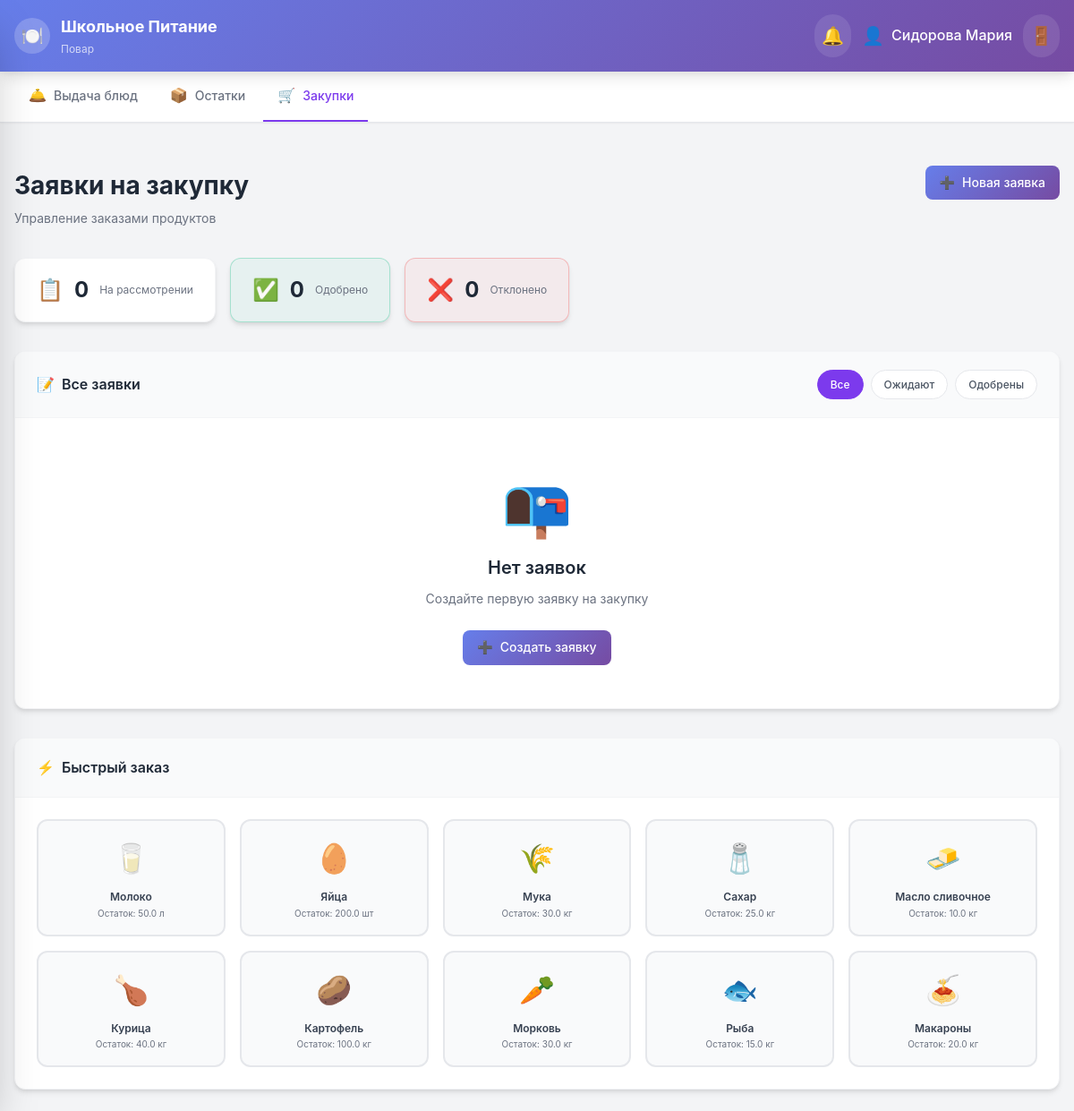
The app's page /cook/purchase (signed in) with its own data.
### app.py (models this page shows)
class User(UserMixin, db.Model):
    id = db.Column(db.Integer, primary_key=True)
    email = db.Column(db.String(120), unique=True, nullable=False)
    password_hash = db.Column(db.String(256), nullable=False)
    name = db.Column(db.String(100), nullable=False)
    role = db.Column(db.String(20), nullable=False, default='student')
    student_class = db.Column(db.String(10))
    balance = db.Column(db.Float, default=0.0)
    allergies = db.Column(db.String(500), default='')
    created_at = db.Column(db.DateTime, default=datetime.utcnow)
    orders = db.relationship('Order', backref='user', lazy=True)
    reviews = db.relationship('Review', backref='user', lazy=True)
    notifications = db.relationship('Notification', backref='user', lazy=True)

class Product(db.Model):
    id = db.Column(db.Integer, primary_key=True)
    name = db.Column(db.String(100), nullable=False)
    unit = db.Column(db.String(20), nullable=False)
    quantity = db.Column(db.Float, nullable=False)
    min_quantity = db.Column(db.Float, nullable=False)

### app.py (the view)
@app.route('/cook/purchase')
@login_required
@role_required('cook')
def cook_purchase():
    requests = PurchaseRequest.query.order_by(PurchaseRequest.created_at.desc()).all()
    products = Product.query.all()
    return render_template('cook/purchase.html', requests=requests, products=products)

### app.py (called while the page is built)
def role_required(*roles):
    def decorator(f):
        @wraps(f)
        def decorated_function(*args, **kwargs):
            if not current_user.is_authenticated:
                return redirect(url_for('login'))
            if current_user.role not in roles:
                flash('У вас нет доступа к этой странице', 'error')
                return redirect(url_for('index'))
            return f(*args, **kwargs)
        return decorated_function
    return decorator

@login_manager.user_loader
def load_user(user_id):
    return User.query.get(int(user_id))

### templates/cook/purchase.html (shortened to what this page needs)
{% extends 'base.html' %}
{% block content %}
<div class="page-top-spacing">
    <div class="page-header">
        <div class="purchase-header">
            <div class="purchase-header-left">
                <h2 class="page-title">Заявки на закупку</h2>
                <p class="purchase-subtitle">Управление заказами продуктов</p>
            </div>
            <button onclick="openNewRequestModal()" class="btn btn-primary">
                <span>➕</span> Новая заявка
            </button>
        </div>
    </div>
</div>
<div class="purchase-stats-row">
    <div class="purchase-stat">
        <span class="purchase-stat-icon">📋</span>
        <span class="purchase-stat-value">{{ requests|selectattr('status', 'equalto', 'pending')|list|length }}</span>
        <span class="purchase-stat-label">На рассмотрении</span>
    </div>
    <div class="purchase-stat purchase-stat-success">
        <span class="purchase-stat-icon">✅</span>
        <span class="purchase-stat-value">{{ requests|selectattr('status', 'equalto', 'approved')|list|length }}</span>
        <span class="purchase-stat-label">Одобрено</span>
    </div>
    <div class="purchase-stat purchase-stat-danger">
        <span class="purchase-stat-icon">❌</span>
        <span class="purchase-stat-value">{{ requests|selectattr('status', 'equalto', 'rejected')|list|length }}</span>
        <span class="purchase-stat-label">Отклонено</span>
    </div>
</div>
<div class="purchase-requests-section">
    <div class="purchase-section-header">
        <h3 class="purchase-section-title">
            <span>📝</span> Все заявки
        </h3>
        <div class="purchase-filter">
            <button class="filter-btn active" onclick="filterRequests('all')">Все</button>
            <button class="filter-btn" onclick="filterRequests('pending')">Ожидают</button>
            <button class="filter-btn" onclick="filterRequests('approved')">Одобрены</button>
        </div>
    </div>
    {% if requests %}
    <div class="purchase-requests-list">
        {% for req in requests %}
        <div class="purchase-request-card" data-status="{{ req.status }}">
            <div class="purchase-request-left">
                <div class="purchase-request-icon">
                    {% if 'молок' in req.product.name.lower() %}🥛
                    {% elif 'яйц' in req.product.name.lower() %}🥚
                    {% elif 'мук' in req.product.name.lower() %}🌾
                    {% elif 'сахар' in req.product.name.lower() %}🧂
                    {% elif 'масл' in req.product.name.lower() %}🧈
                    {% elif 'курица' in req.product.name.lower() %}🍗
                    {% elif 'картоф' in req.product.name.lower() %}🥔
                    {% elif 'морков' in req.product.name.lower() %}🥕
                    {% elif 'рыб' in req.product.name.lower() %}🐟
                    {% elif 'макарон' in req.product.name.lower() %}🍝
                    {% else %}📦{% endif %}
                </div>
                <div class="purchase-request-info">
                    <h4 class="purchase-request-name">{{ req.product.name }}</h4>
                    <p class="purchase-request-meta">
                        <span class="purchase-request-qty">{{ req.quantity }} {{ req.product.unit }}</span>
                        <span class="purchase-request-date">{{ req.created_at.strftime('%d.%m.%Y') }}</span>
                    </p>
                    <p class="purchase-request-author">Заявитель: {{ req.created_by }}</p>
                </div>
            </div>
            <div class="purchase-request-right">
                <span class="purchase-status-badge {% if req.status == 'pending' %}status-pending{% elif req.status == 'approved' %}status-approved{% else %}status-rejected{% endif %}">
                    {% if req.status == 'pending' %}
                    <span>⏳</span> На рассмотрении
                    {% elif req.status == 'approved' %}
                    <span>✅</span> Одобрено
                    {% else %}
                    <span>❌</span> Отклонено
                    {% endif %}
                </span>
            </div>
        </div>
        {% endfor %}
    </div>
    {% else %}
    <div class="purchase-empty">
        <span class="purchase-empty-icon">📭</span>
        <h3>Нет заявок</h3>
        <p>Создайте первую заявку на закупку</p>
        <button onclick="openNewRequestModal()" class="btn btn-primary">
            <span>➕</span> Создать заявку
        </button>
    </div>
    {% endif %}
</div>
<div class="purchase-quick-section">
    <div class="purchase-section-header">
        <h3 class="purchase-section-title">
            <span>⚡</span> Быстрый заказ
        </h3>
    </div>
    <div class="purchase-quick-grid">
        {% for product in products %}
        {% set status = 'critical' if product.quantity <= product.min_quantity * 0.5 else ('low' if product.quantity <= product.min_quantity else 'ok') %}
        <div class="purchase-quick-card {% if status == 'critical' %}quick-critical{% elif status == 'low' %}quick-low{% endif %}"
             onclick="quickOrder({{ product.id }}, '{{ product.name }}', {{ product.min_quantity * 2 }}, '{{ product.unit }}')">
            <div class="quick-card-icon">
                {% if 'молок' in product.name.lower() %}🥛
                {% elif 'яйц' in product.name.lower() %}🥚
                {% elif 'мук' in product.name.lower() %}🌾
                {% elif 'сахар' in product.name.lower() %}🧂
                {% elif 'масл' in product.name.lower() %}🧈
                {% elif 'курица' in product.name.lower() %}🍗
                {% elif 'картоф' in product.name.lower() %}🥔
                {% elif 'морков' in product.name.lower() %}🥕
                {% elif 'рыб' in product.name.lower() %}🐟
                {% elif 'макарон' in product.name.lower() %}🍝
                {% else %}📦{% endif %}
            </div>
            <div class="quick-card-info">
                <span class="quick-card-name">{{ product.name }}</span>
                <span class="quick-card-stock">Остаток: {{ product.quantity }} {{ product.unit }}</span>
            </div>
        </div>
        {% endfor %}
    </div>
</div>
{% endblock %}

### templates/base.html (shortened to what this page needs)
<!DOCTYPE html>
<html lang="ru">
<head>
    <link rel="stylesheet" href="{{ url_for('static', filename='css/style.css') }}">
    <link rel="stylesheet" href="{{ url_for('static', filename='css/mobile.css') }}">
    <script src="https://cdn.jsdelivr.net/npm/@tailwindcss/browser@4"></script>
</head>
<body class="body-bg">
    {% if current_user.is_authenticated %}
    <header class="header">
        <div class="header-container">
            <div class="header-content">
                <div class="header-logo">
                    <div class="header-logo-icon">🍽️</div>
                    <div class="header-title">
                        <h1>Школьное Питание</h1>
                        <p>
                            {% if current_user.role == 'student' %}Ученик{% elif current_user.role == 'cook' %}Повар{% else %}Администратор{% endif %}
                        </p>
                    </div>
                </div>
                <div class="header-actions">
                    <div class="header-notifications">
                        <button onclick="toggleNotifications()" class="header-btn">
                            <span>🔔</span>
                        </button>
                    </div>
                    <div class="header-user-info">
                        <span class="header-user-avatar">👤</span>
                        <span class="header-user-name">{{ current_user.name }}</span>
                    </div>
                    <a href="{{ url_for('logout') }}" class="header-logout" title="Выйти">🚪</a>
                </div>
            </div>
        </div>
    </header>
    <nav class="desktop-nav">
        <div class="nav-container">
            <div class="nav-tabs">
                {% if current_user.role == 'student' %}
                <a href="{{ url_for('student_menu') }}" class="nav-tab {% if request.endpoint == 'student_menu' %}active{% endif %}">
                    <span class="nav-icon">🍽️</span> Меню
                </a>
                <a href="{{ url_for('student_orders') }}" class="nav-tab {% if request.endpoint == 'student_orders' %}active{% endif %}">
                    <span class="nav-icon">🛒</span> Мои заказы
                </a>
                <a href="{{ url_for('student_payment') }}" class="nav-tab {% if request.endpoint == 'student_payment' %}active{% endif %}">
                    <span class="nav-icon">💳</span> Оплата
                </a>
                <a href="{{ url_for('student_profile') }}" class="nav-tab {% if request.endpoint == 'student_profile' %}active{% endif %}">
                    <span class="nav-icon">👤</span> Профиль
                </a>
                {% elif current_user.role == 'cook' %}
                <a href="{{ url_for('cook_serve') }}" class="nav-tab {% if request.endpoint == 'cook_serve' %}active{% endif %}">
                    <span class="nav-icon">🛎️</span> Выдача блюд
                </a>
                <a href="{{ url_for('cook_inventory') }}" class="nav-tab {% if request.endpoint == 'cook_inventory' %}active{% endif %}">
                    <span class="nav-icon">📦</span> Остатки
                </a>
                <a href="{{ url_for('cook_purchase') }}" class="nav-tab {% if request.endpoint == 'cook_purchase' %}active{% endif %}">
                    <span class="nav-icon">🛒</span> Закупки
                </a>
                {% endif %}
            </div>
        </div>
    </nav>
    {% endif %}
    <main class="main-container">
        {% block content %}{% endblock %}
    </main>
</body>
</html>

### records on screen
User: name "Сидорова Мария"
Product: name "Молоко", quantity "50.0", unit "л"
Product: name "Яйца", quantity "200.0", unit "шт"
Product: name "Мука", quantity "30.0", unit "кг"
Product: name "Сахар", quantity "25.0", unit "кг"
Product: name "Масло сливочное", quantity "10.0", unit "кг"
Product: name "Курица", quantity "40.0", unit "кг"
Product: name "Картофель", quantity "100.0", unit "кг"
Product: name "Морковь", quantity "30.0", unit "кг"
Product: name "Рыба", quantity "15.0", unit "кг"
Product: name "Макароны", quantity "20.0", unit "кг"

### other values on screen
{{ requests|selectattr('status', 'equalto', 'pending')|list|length }} "0"
{{ requests|selectattr('status', 'equalto', 'approved')|list|length }} "0"
{{ requests|selectattr('status', 'equalto', 'rejected')|list|length }} "0"
